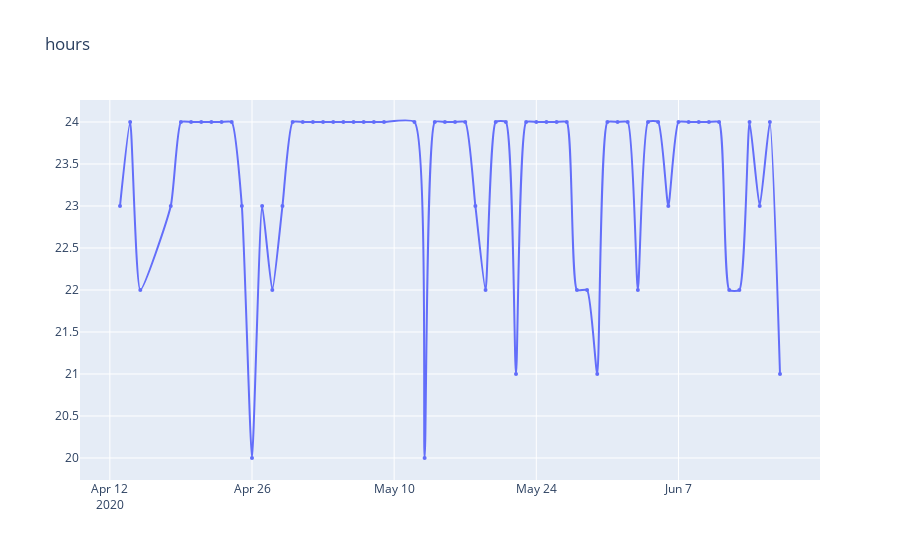
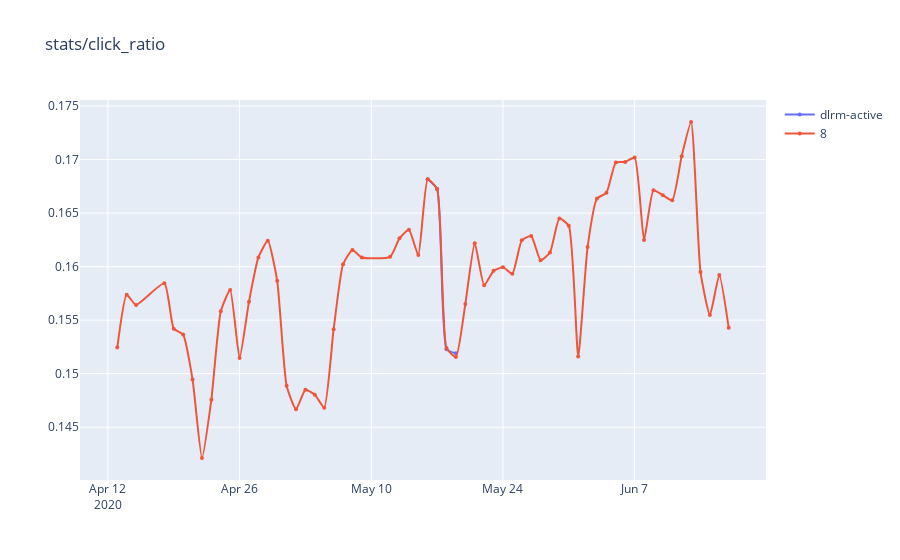
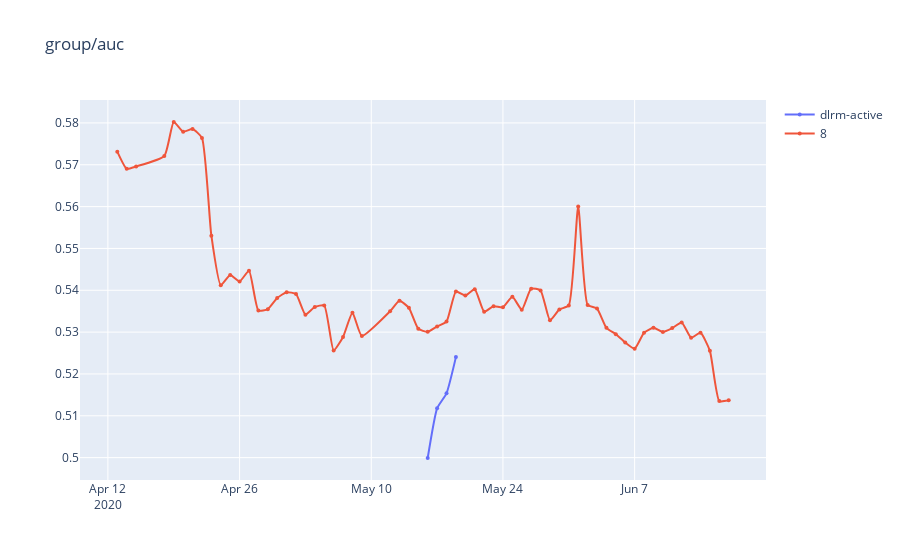
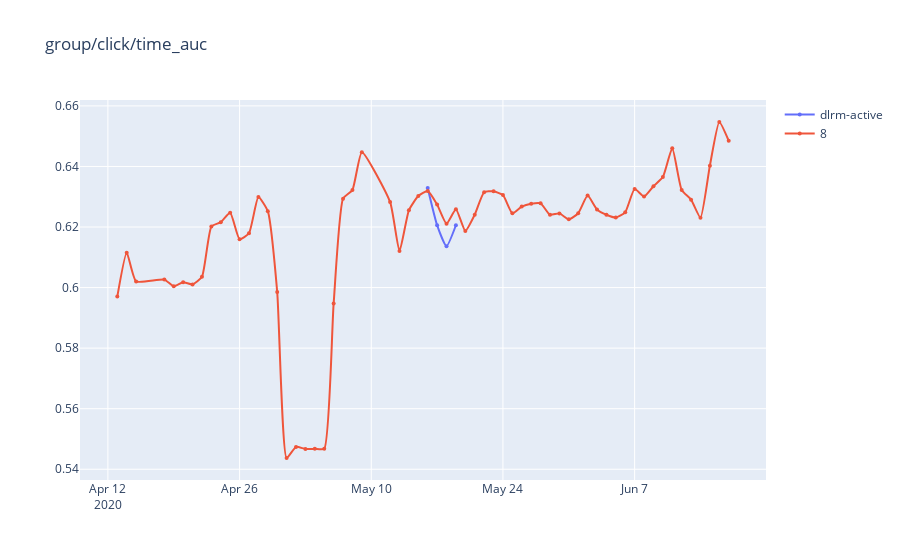

The notebook cell saved with these charts, in order:
### Code cell
metrics = ['hours', 
           'stats/click_ratio',
            'group/auc',
            'group/click/time_auc',
            'Click/group/auc',
            'group/auc2',
            'group/top1_click', 
            'group/ndcg3_click',
            'group/top1_dur',
           'group/sqrt/auc', 'sqrt/auc', 
           'cold/group/auc', 
#            'quality/group/auc', 'quality/group/click/time_auc', 
           'rmse', 'click/rmse', 
           'rcr_auc', 'vtime_auc', 'ptime_auc',   
            
#            'Click/group/auc',  'Click/group/auc2', 'Dur/group/click/time_auc',
          ]
gezi.line(df, x='date', y=metrics, color='model')
